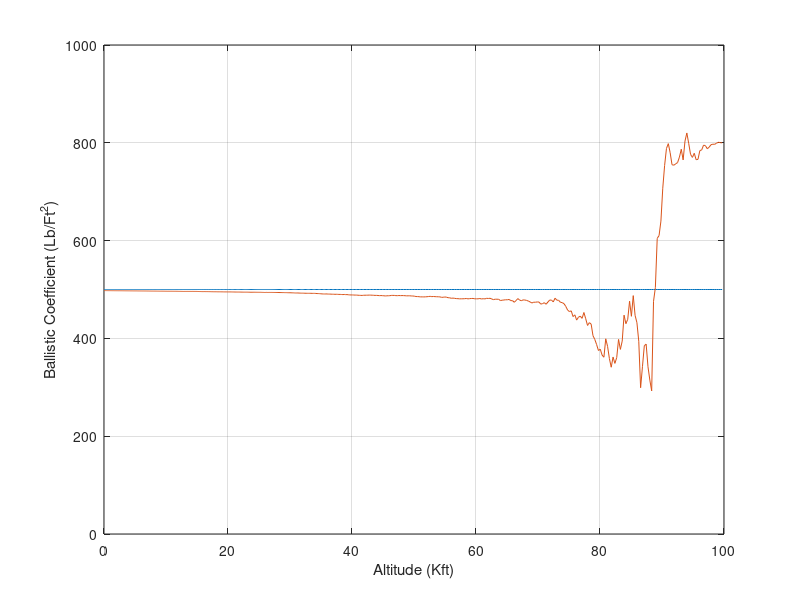
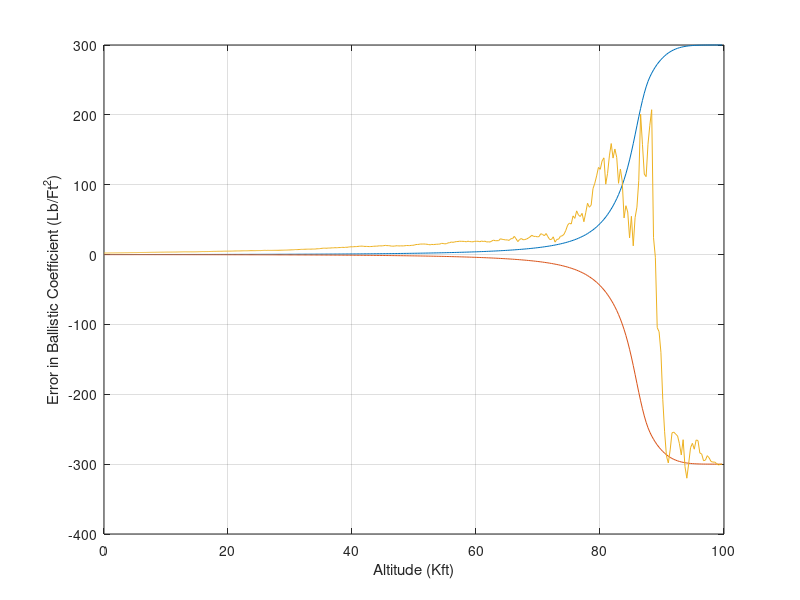

Source code (MATLAB) for these figures, in order:
clear
count = 0;
RT2 = 100000.;
VT2 = -6000.;
BETA = 500.;
RT2H = 100025.;
VT2H = -6150.;
BETAH = 800.;
ORDER = 3;
TS = .05;
TF = 30.;
Q33 = 0./TF;
T = 0.;
S = 0.;
H = .001;
SIGNOISE = sqrt(500.);
PHI = zeros(ORDER,ORDER);
P = zeros(ORDER,ORDER);
Q = zeros(ORDER,ORDER);
IDN = eye(ORDER);
P(1,1) = SIGNOISE*SIGNOISE;
P(2,2) = 20000.;
P(3,3) = 300.^2;
HMAT = zeros(1,ORDER);
HMAT(1,1) = 1.;

while RT2 >= 0.
    RT2OLD = RT2;
    VT2OLD = VT2;
    STEP = 1;
    FLAG = 0;
    while STEP <= 1
        if FLAG == 1
            RT2 = RT2+H*RT2D;
            VT2 = VT2+H*VT2D;
            T = T+H;
            STEP = 2;
        end
        RT2D = VT2;
        VT2D = .0034*32.2*VT2*VT2*exp(-RT2/22000.)/(2.*BETA)-32.2;
        FLAG = 1;
    end
    FLAG = 0;
    % 
    % true target simulation 
    RT2 = .5*(RT2OLD+RT2+H*RT2D);
    VT2 = .5*(VT2OLD+VT2+H*VT2D);
    
    
    S = S+H;
    if S >= (TS-.00001)
        S = 0.;
        
        % preset 
        RHOH = .0034*exp(-RT2H/22000.);
        F21 = -32.2*RHOH*VT2H*VT2H/(2.*22000.*BETAH);
        F22 = RHOH*32.2*VT2H/BETAH;
        F23 = -RHOH*32.2*VT2H*VT2H/(2.*BETAH*BETAH);
        PHI(1,1) = 1.;
        PHI(1,2) = TS;
        PHI(2,1) = F21*TS;
        PHI(2,2) = 1.+F22*TS;
        PHI(2,3) = F23*TS;
        PHI(3,3) = 1.;
        Q(2,2) = F23*F23*Q33*TS*TS*TS/3.;
        Q(2,3) = F23*Q33*TS*TS/2.;
        Q(3,2) = Q(2,3);
        Q(3,3) = Q33*TS;
        
        % 
        % covariance matrix 
        %%
        % predict:
        M = PHI*P*PHI'+Q;
        
        % correct 
        HMHT = HMAT*M*HMAT';                    % riccati 1
        HMHTR = HMHT(1,1)+SIGNOISE*SIGNOISE;    % riccati 2
        HMHTRINV = 1./HMHTR;                    % riccati 3
        MHT = M*HMAT';                          % riccati 4
        for I = 1:ORDER
            % 
            % kalman gains 
            %% 
            GAIN(I,1) = MHT(I,1)*HMHTRINV;      % riccati 5 and final. 
        end
        P = (IDN-GAIN*HMAT)*M;
        
        
        XNOISE = SIGNOISE * randn; %  .86217;% gaussc7(SIGNOISE);
        
        %
        % state equations \ predict?  
        %%
        RT2DB = VT2H;
        VT2DB = .0034*32.2*VT2H*VT2H*exp(-RT2H/22000.)/(2.*BETAH)-32.2;
        
        RES = RT2+XNOISE-(RT2H+RT2DB*TS);
        %
        % integration with kalman gains 
        %%        
        RT2H = RT2H+RT2DB*TS+GAIN(1,1)*RES;
        VT2H = VT2H+VT2DB*TS+GAIN(2,1)*RES;
        BETAH = BETAH+GAIN(3,1)*RES;
        
        
        ERRY = RT2-RT2H;
        SP11 = sqrt(P(1,1));
        ERRV = VT2-VT2H;
        SP22 = sqrt(P(2,2));
        ERRBETA = BETA-BETAH;
        SP33 = sqrt(P(3,3));
        RT2K = RT2/1000.;
        count = count+1;
        ArrayT(count) = T;
        ArrayRT2(count) = RT2;
        ArrayRT2H(count) = RT2H;
        ArrayRT2K(count) = RT2K;
        ArrayVT2(count) = VT2;
        ArrayVT2H(count) = VT2H;
        ArrayBETA(count) = BETA;
        ArrayBETAH(count) = BETAH;
        ArrayERRBETA(count) = ERRBETA;
        ArraySP33(count) = SP33;
    end
end


figure
plot(ArrayRT2K,ArrayBETA,ArrayRT2K,ArrayBETAH),grid
xlabel('Altitude (Kft)')
ylabel('Ballistic Coefficient (Lb/Ft^2)')
axis([0 100 0 1000])
figure
plot(ArrayRT2K,ArraySP33,ArrayRT2K,-ArraySP33,ArrayRT2K,...
ArrayERRBETA),grid
xlabel('Altitude (Kft)')
ylabel('Error in Ballistic Coefficient (Lb/Ft^2)')
clc
output = [ArrayT',ArrayRT2K',ArrayRT2',ArrayRT2H',ArrayVT2',...
ArrayVT2H',ArrayBETA',ArrayBETAH'];
save datfil.txt output /ascii
disp 'simulation finished'
